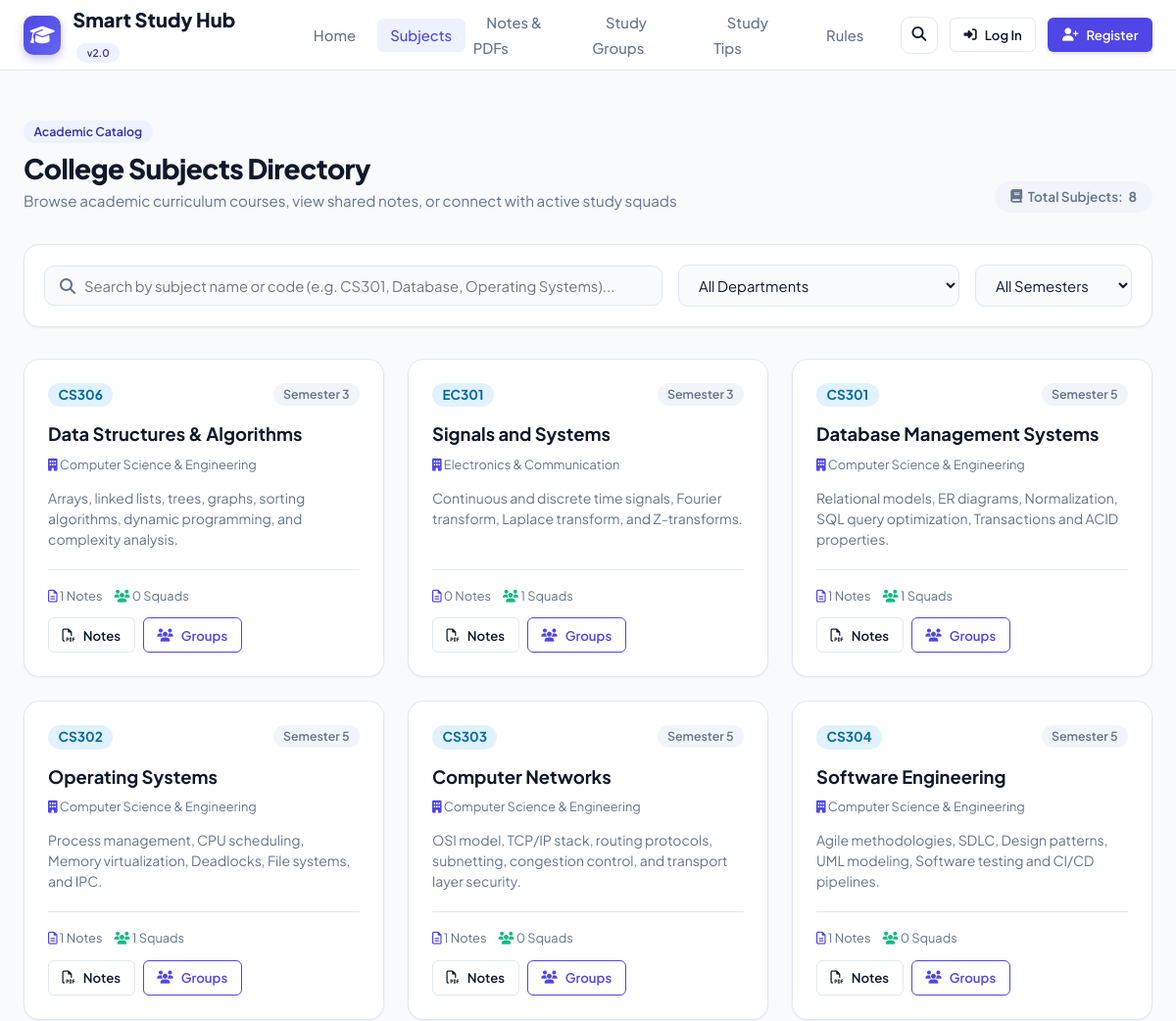
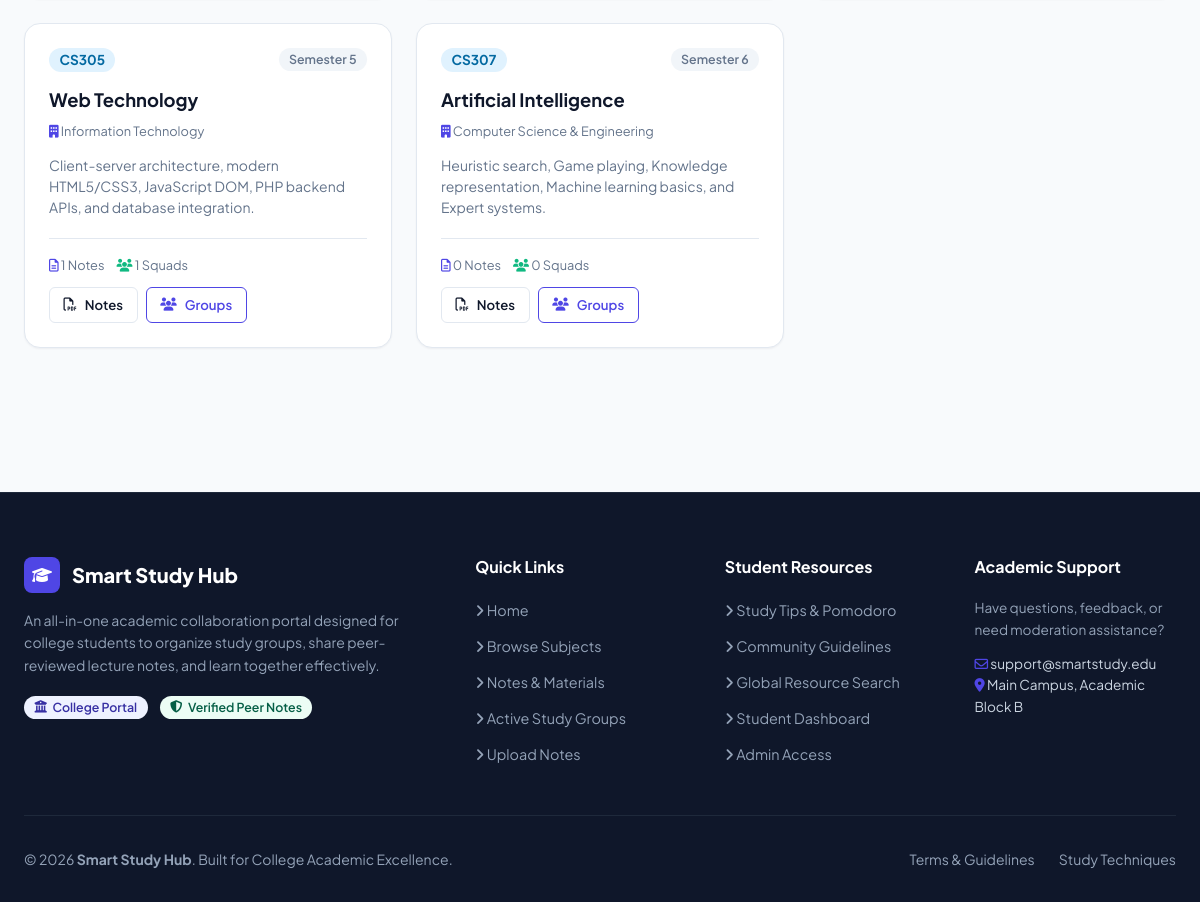
The app's page /subjects.php with its own data (2 pictures, top to bottom).
### tables this page shows
CREATE TABLE IF NOT EXISTS `subjects` (
  `id` INT AUTO_INCREMENT PRIMARY KEY,
  `subject_code` VARCHAR(20) NOT NULL UNIQUE,
  `subject_name` VARCHAR(150) NOT NULL,
  `department` VARCHAR(100) NOT NULL,
  `semester` VARCHAR(20) NOT NULL,
  `description` TEXT,
  `created_at` TIMESTAMP DEFAULT CURRENT_TIMESTAMP
);

### includes/functions.php (called while the page is built, shortened)
<?php
function e(?string $string): string {
    return htmlspecialchars($string ?? '', ENT_QUOTES, 'UTF-8');
}

### subjects.php (the view, shortened to what this page needs)
<?php
require_once __DIR__ . '/includes/functions.php';
$pdo = getDBConnection();
$subjects = $pdo->query("
    SELECT s.*,
           (SELECT COUNT(*) FROM notes WHERE subject_id = s.id) as note_count,
           (SELECT COUNT(*) FROM study_groups WHERE subject_id = s.id AND status = 'active') as group_count
    FROM subjects s
    ORDER BY s.semester ASC, s.subject_code ASC
")->fetchAll();
require_once __DIR__ . '/includes/header.php';
?>
<div class="container" style="padding-top: 3rem; padding-bottom: 4rem;">
    <div class="section-header">
        <div>
            <span class="badge badge-primary" style="margin-bottom: 0.5rem;">Academic Catalog</span>
            <h1 class="section-title">College Subjects Directory</h1>
            <p class="section-subtitle">Browse academic curriculum courses, view shared notes, or connect with active study squads</p>
        </div>
        <div>
            <span class="badge badge-neutral" style="font-size: 0.85rem; padding: 0.5rem 1rem;">
                <i class="fas fa-book"></i> Total Subjects: <strong><?= count($subjects) ?></strong>
            </span>
        </div>
    </div>
    <div class="filter-bar">
        <div class="search-input-wrap">
            <i class="fas fa-search"></i>
            <input type="text" id="subject-search" class="search-input" placeholder="Search by subject name or code (e.g. CS301, Database, Operating Systems)...">
        </div>
        <select id="dept-filter" class="select-filter">
            <option value="">All Departments</option>
        </select>
        <select id="sem-filter" class="select-filter">
            <option value="">All Semesters</option>
        </select>
    </div>
    <div class="grid-3" id="subjects-container">
        <?php foreach ($subjects as $s): ?>
            <div class="card subject-card"
                 data-name="<?= e($s['subject_name']) ?>"
                 data-code="<?= e($s['subject_code']) ?>"
                 data-dept="<?= e($s['department']) ?>"
                 data-sem="<?= e($s['semester']) ?>">
                <div class="card-header">
                    <span class="badge badge-secondary" style="font-size: 0.85rem; font-weight: 700;">
                        <?= e($s['subject_code']) ?>
                    </span>
                    <span class="badge badge-neutral">
                        <?= e($s['semester']) ?>
                    </span>
                </div>
                <div class="card-body">
                    <h3 class="card-title" style="margin-bottom: 0.6rem; font-size: 1.15rem;">
                        <?= e($s['subject_name']) ?>
                    </h3>
                    <div class="text-muted" style="font-size: 0.8rem; margin-bottom: 0.85rem;">
                        <i class="fas fa-building text-primary"></i> <?= e($s['department']) ?>
                    </div>
                    <p style="font-size: 0.875rem; color: var(--text-muted); line-height: 1.5; display: -webkit-box; -webkit-line-clamp: 3; -webkit-box-orient: vertical; overflow: hidden;">
                        <?= e($s['description']) ?>
                    </p>
                </div>
                <div class="card-footer" style="flex-wrap: wrap; gap: 0.75rem;">
                    <div style="display: flex; gap: 0.75rem; font-size: 0.8rem; color: var(--text-muted);">
                        <span><i class="far fa-file-alt text-primary"></i> <?= $s['note_count'] ?> Notes</span>
                        <span><i class="fas fa-users text-accent"></i> <?= $s['group_count'] ?> Squads</span>
                    </div>
                    <div style="display: flex; gap: 0.5rem;">
                        <a href="<?= BASE_URL ?>/notes.php?subject=<?= $s['id'] ?>" class="btn btn-sm btn-secondary" title="View Notes">
                            <i class="far fa-file-pdf"></i> Notes
                        </a>
                        <a href="<?= BASE_URL ?>/groups.php?subject=<?= $s['id'] ?>" class="btn btn-sm btn-outline-primary" title="View Groups">
                            <i class="fas fa-users"></i> Groups
                        </a>
                    </div>
                </div>
            </div>
        <?php endforeach; ?>
    </div>
</div>
<?php require_once __DIR__ . '/includes/footer.php'; ?>

### records on screen
subjects: subject_code "CS306", semester "Semester 3", subject_name "Data Structures & Algorithms", department "Computer Science & Engineering", description "Arrays, linked lists, trees, graphs, sorting algorithms, dynamic programming, and complexity analysis.", note_count "1", group_count "0"
subjects: subject_code "EC301", semester "Semester 3", subject_name "Signals and Systems", department "Electronics & Communication", description "Continuous and discrete time signals, Fourier transform, Laplace transform, and Z-transforms.", note_count "0", group_count "1"
subjects: subject_code "CS301", semester "Semester 5", subject_name "Database Management Systems", department "Computer Science & Engineering", description "Relational models, ER diagrams, Normalization, SQL query optimization, Transactions and ACID properties.", note_count "1", group_count "1"
subjects: subject_code "CS302", semester "Semester 5", subject_name "Operating Systems", department "Computer Science & Engineering", description "Process management, CPU scheduling, Memory virtualization, Deadlocks, File systems, and IPC.", note_count "1", group_count "1"
subjects: subject_code "CS303", semester "Semester 5", subject_name "Computer Networks", department "Computer Science & Engineering", description "OSI model, TCP/IP stack, routing protocols, subnetting, congestion control, and transport layer security.", note_count "1", group_count "0"
subjects: subject_code "CS304", semester "Semester 5", subject_name "Software Engineering", department "Computer Science & Engineering", description "Agile methodologies, SDLC, Design patterns, UML modeling, Software testing and CI/CD pipelines.", note_count "1", group_count "0"
subjects: subject_code "CS305", semester "Semester 5", subject_name "Web Technology", department "Information Technology", description "Client-server architecture, modern HTML5/CSS3, JavaScript DOM, PHP backend APIs, and database integration.", note_count "1", group_count "1"
subjects: subject_code "CS307", semester "Semester 6", subject_name "Artificial Intelligence", department "Computer Science & Engineering", description "Heuristic search, Game playing, Knowledge representation, Machine learning basics, and Expert systems.", note_count "0", group_count "0"

### other values on screen
count($subjects) "8"
